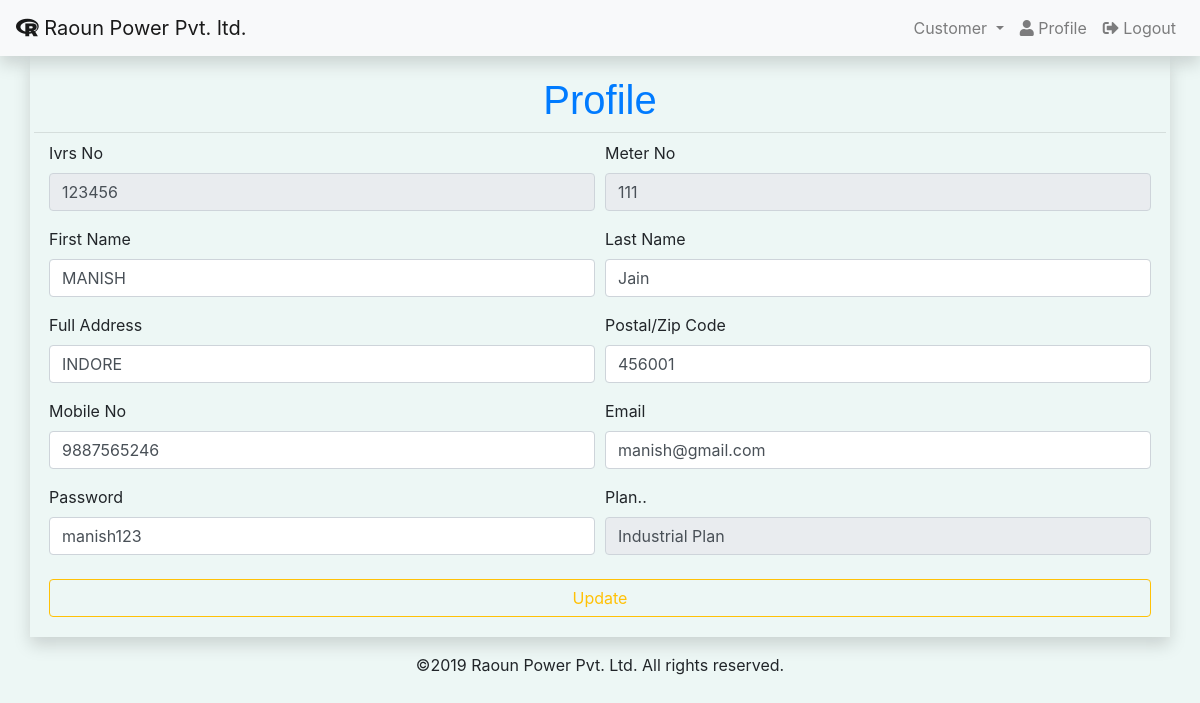
The page /customer/customerprofile.php (signed in) on the database its author committed.
### tables this page shows
CREATE TABLE `customerinfo` (
  `ivrs` varchar(20) NOT NULL,
  `meterno` varchar(20) NOT NULL,
  `firstname` varchar(20) NOT NULL,
  `lastname` varchar(20) NOT NULL,
  `address` varchar(40) NOT NULL,
  `postal` varchar(20) NOT NULL,
  `mobile` varchar(13) NOT NULL,
  `email` varchar(20) NOT NULL,
  `password` varchar(20) NOT NULL,
  `plan` varchar(20) NOT NULL,
  `status` varchar(10) NOT NULL
);

### customer/function.php (called while the page is built, shortened)
<?php
function connectinfo()
{
	$con = mysqli_connect("localhost", "root", "", "raoun power pvt. ltd");
    return $con;
}
function readrecord($qry)
{
	$rs = mysqli_query(connectinfo(), $qry);
	return $rs;
}
?>

### customer/customerprofile.php (the view, shortened to what this page needs)
<?php
include("function.php");
	$ivrs = $_SESSION["ivrs"];
	$qry = "SELECT * FROM customerinfo WHERE ivrs = '$ivrs'";
	$rs = readrecord($qry);
	$row = mysqli_fetch_array($rs);
	$ivrs = $row["ivrs"];
	$mtrno = $row["meterno"];
	$fname = $row["firstname"];
	$lname = $row["lastname"];
	$adr = $row["address"];
	$zip = $row["postal"];
	$mob = $row["mobile"];
	$mail = $row["email"];
	$psw = $row["password"];
	$plan = $row["plan"];
?>
<!doctype html>
<html lang="en-us">
<head>
    <?php include("links.php"); ?>
</head>
<body style="background-color:#EDF7F5";>
	<?php include("navbar.php"); ?>
<div class="container shadow p-1">
    <h1 style="font-family: 'Work Sans', sans-serif;" class="display-6 text-primary text-center mt-3">Profile</h1>
        <hr class="my-2">
        <div class="col-xl-12 col-lg-12 col-md-12 col-sm-12 mt-2">
        <form class="mb-3" id="frm" name="frm" method="post">
			<div class="form-row">
				<div class="form-group col-md-6">
                    <label for="ivrs">Ivrs No</label>
                    <input type="text" id="ivrs" name="ivrs" class="form-control" value="<?php echo $ivrs; ?>" readonly="true" />
                </div>
                <div class="form-group col-md-6">
					<label for="meter">Meter No</label>
					<input type="text" id="mtrno" name="mtrno" class="form-control" value="<?php echo $mtrno; ?>" readonly="true" />
				</div>
			</div>
			<div class="form-row">
                <div class="form-group col-md-6">
                    <label for="fname">First Name</label>
                    <input type="text" id="fname" name="fname" class="form-control" value="<?php echo $fname; ?>" required autocomplete="off" />
                </div>
                <div class="form-group col-md-6">
					<label for="lname">Last Name</label>
					<input type="text" id="lname" name="lname" class="form-control" value="<?php echo $lname; ?>" autocomplete="off" required />
				</div>
			</div>
			<div class="form-row">
				<div class="form-group col-md-6">
					<label for="adrs">Full Address</label>
					<input type="text" id="adr" name="adr" class="form-control" value="<?php echo $adr; ?>" autocomplete="off" required />
				</div>
				<div class="form-group col-md-6">
					<label for="postal">Postal/Zip Code</label>
					<input type="text" id="zip" name="zip" class="form-control" value="<?php echo $zip; ?>" autocomplete="off" required />
				</div>
			</div>
			<div class="form-row">
				<div class="form-group col-md-6">
					<label for="mobile">Mobile No</label>
					<input type="text" id="mob" name="mob" class="form-control" value="<?php echo $mob; ?>" autocomplete="off" required />
				</div>
				<div class="form-group col-md-6">
					<label for="email">Email</label>
					<input type="text" id="mail" name="mail" class="form-control" value="<?php echo $mail; ?>" autocomplete="off" required />
				</div>
			</div>
			<div class="form-row">
			<div class="form-group col-md-6">
					<label for="psw">Password</label>
					<input type="text" id="psw" name="psw" class="form-control" value="<?php echo $psw; ?>" autocomplete="off" required />
                </div>
                <div class="form-group col-md-6">
                    <label for="plan" name="plan">Plan..</label>
                    <input type="text" id="plan" name="plan" class="form-control" value="<?php echo $plan; ?>" readonly="true" required />
				</div>
			</div>
            <input type="submit" class="btn btn-outline-warning btn-block my-2" id="sub" name="sub" value="Update" />
        </form>
    </div>
</div>
	<?php include("footer.php"); ?>
</body>
</html>

### rows shown on the page
customerinfo: ivrs "123456", mtrno "111", fname "MANISH", lname "Jain", adr "INDORE", zip "456001", mob "9887565246", mail "manish@gmail.com", psw "manish123", plan "Industrial Plan"
